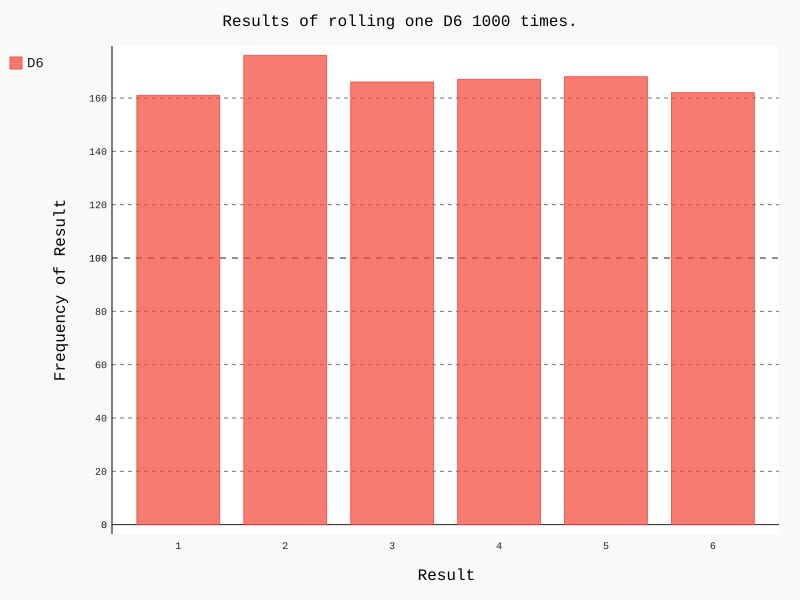

Source code (Python):
from die import Die
import pygal

# Create a D6.
die = Die()

# Make some rolls, and store results in a list.
results = [die.roll() for roll_num in range(1000)]

# Analyse the results.
frequencies = [results.count(value) for value in range(1, die.num_sides+1)]

# Visualize the results.
hist = pygal.Bar()

hist.title = "Results of rolling one D6 1000 times."
hist.x_labels = range(1, 7)
hist.x_title = "Result"
hist.y_title = "Frequency of Result"

hist.add('D6', frequencies)
hist.render_to_file('die_visual.svg')
